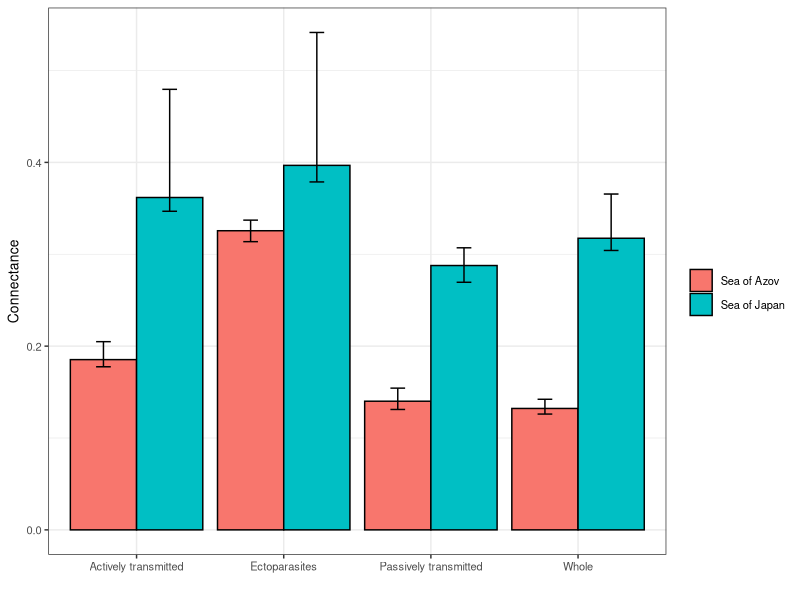
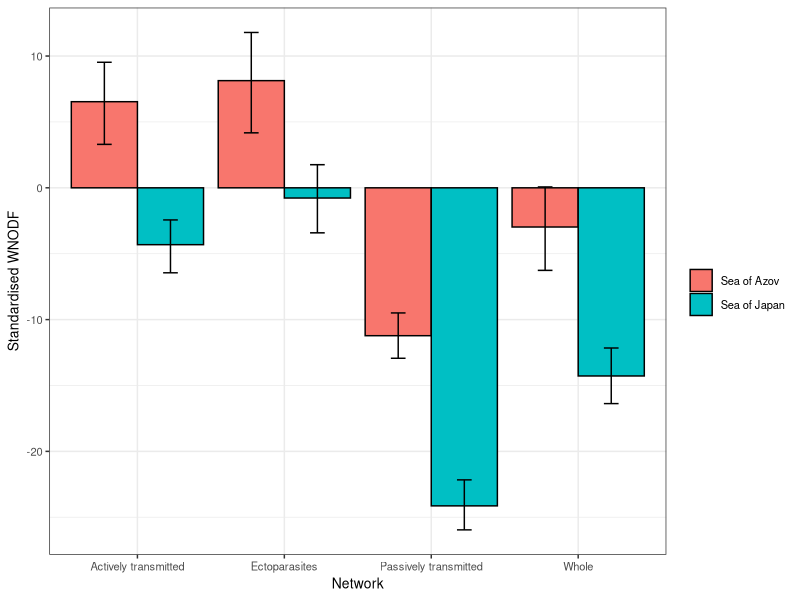
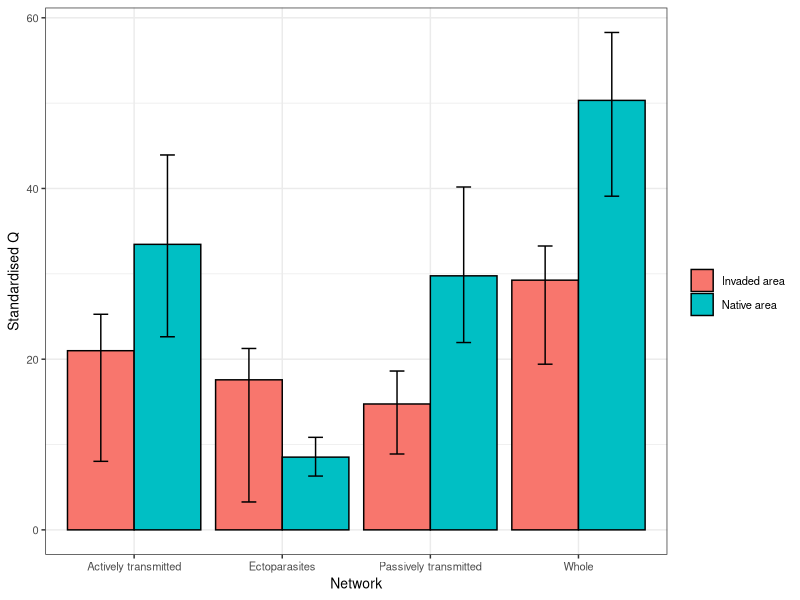

Write the R code that produced these figures, in order.
## ---- chunk 1
knitr::opts_chunk$set(echo = TRUE)
## ---- chunk 2
library(ggplot2)
## ---- chunk 3

#connectance
color <- rep(c("Sea of Azov","Sea of Japan"), each = 4)
x <- rep(c("Whole","Actively transmitted","Passively transmitted","Ectoparasites"),times = 2)
y <- c(0.13218, 0.18534, 0.14006, 0.32564,
       0.31746, 0.36182, 0.28776, 0.39679)
min <- c(0.1260867, 0.1775452, 0.1310440, 0.3137242,
         0.3041492, 0.3468139, 0.2695431, 0.3787741)
max <- c(0.1421748, 0.2048869, 0.1542897, 0.3371604,
         0.3655938, 0.4795844, 0.3070707, 0.5414562)
df <- data.frame(x, y, color, min, max)


ggplot(df, aes(x=x, y=y, fill=color)) + 
  geom_bar(stat="identity", color="black", 
           position=position_dodge()) +
  geom_errorbar(aes(ymin=min, ymax=max), width=.2,
                position=position_dodge(.9)) + theme_bw() +
  labs(fill = "", x = "", y = "Connectance")+
  theme (text = element_text(size=10))

## ---- chunk 4
#WNODF 

color <- rep(c("Sea of Azov","Sea of Japan"), each = 4)
x <- rep(c("Whole","Actively transmitted","Passively transmitted","Ectoparasites"),times = 2)
y <- c(-2.974539, 6.535616, -11.22251, 8.133092,
       -14.27871, -4.315204, -24.1363, -0.7750652)
min <- c(-6.26471856, 3.297365, -12.935694, 4.172035,
        -16.37680, -6.451115, -25.95706, -3.416936)
max <- c(0.06678918, 9.526102, -9.495149, 11.787828,
        -12.15434, -2.436728, -22.16251, 1.754734)
df <- data.frame(x,y,color,min,max)


ggplot(df, aes(x=x, y=y, fill=color)) + 
  geom_bar(stat="identity", color="black", 
           position=position_dodge()) +
  geom_errorbar(aes(ymin=min, ymax=max), width=.2,
                position=position_dodge(.9)) + theme_bw() +
  labs(fill = "", x = "Network", y = "Standardised WNODF")+
  theme (text = element_text(size=10))

## ---- chunk 5
#modularidad
color <- rep(c("Invaded area","Native area"), each = 4)
x <- rep(c("Whole","Actively transmitted","Passively transmitted","Ectoparasites"),times = 2)
y <- c(29.2585, 20.99315, 14.75034, 17.58154,
       50.3223, 33.45454,	29.76626, 8.523125)
min <- c(19.41111, 8.029887, 8.890733, 3.269184,
         39.09475, 22.62603, 21.95252, 6.302498)
max <- c(33.26089, 25.260363, 18.610693, 21.253723,
         58.27906, 43.92675, 40.17420, 10.840497)
df <- data.frame(x,y,color,min,max)


ggplot(df, aes(x=x, y=y, fill=color)) + 
  geom_bar(stat="identity", color="black", 
           position=position_dodge()) +
  geom_errorbar(aes(ymin=min, ymax=max), width=.2,
                position=position_dodge(.9)) + theme_bw() +
  labs(fill = "", x = "Network", y = "Standardised Q")+
  theme (text = element_text(size=10))

